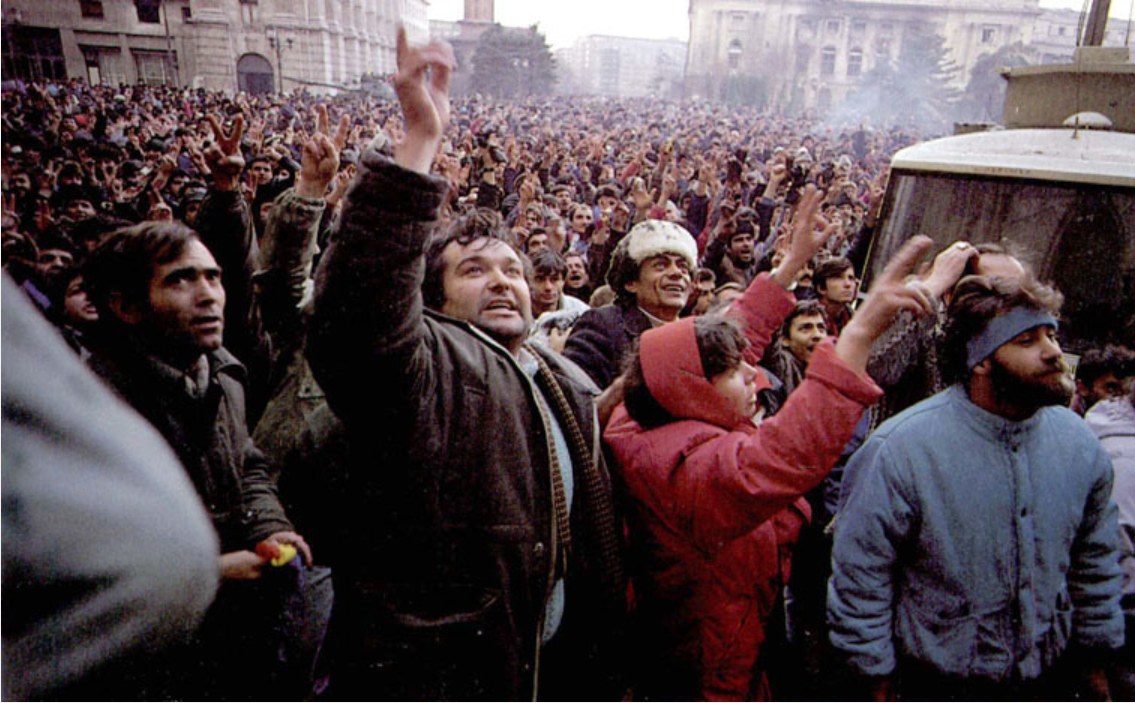
#> input picture test.jpg, 1135 x 703 px
$ python extractred.py
#> lines starting #> are read from the running program, lines starting #| are printed output that depends on the picture; after the words box and inside, x2 and y2 are one past the last pixel; in counts of white or black regions, pixels touching at a corner belong together
import numpy as np
from PIL import Image
import matplotlib.pyplot as plt

# 1. 读取图片
# 读进来是 RGB，为了严谨，强制转一下
img = np.array(Image.open('test.jpg').convert('RGB'))
#> img is the input picture: shape (703, 1135, 3); mean R, G, B 84.1, 69.2, 73.4
H, W, C = img.shape
#> H = 703; W = 1135; C = 3

print(f"图片形状: {H}x{W}, 通道: {C}")
#| 图片形状: 703x1135, 通道: 3

# 2. 拆分通道（为了写判断条件方便）
# 取出所有行、所有列的第0、1、2个通道
R_channel = img[:, :, 0]
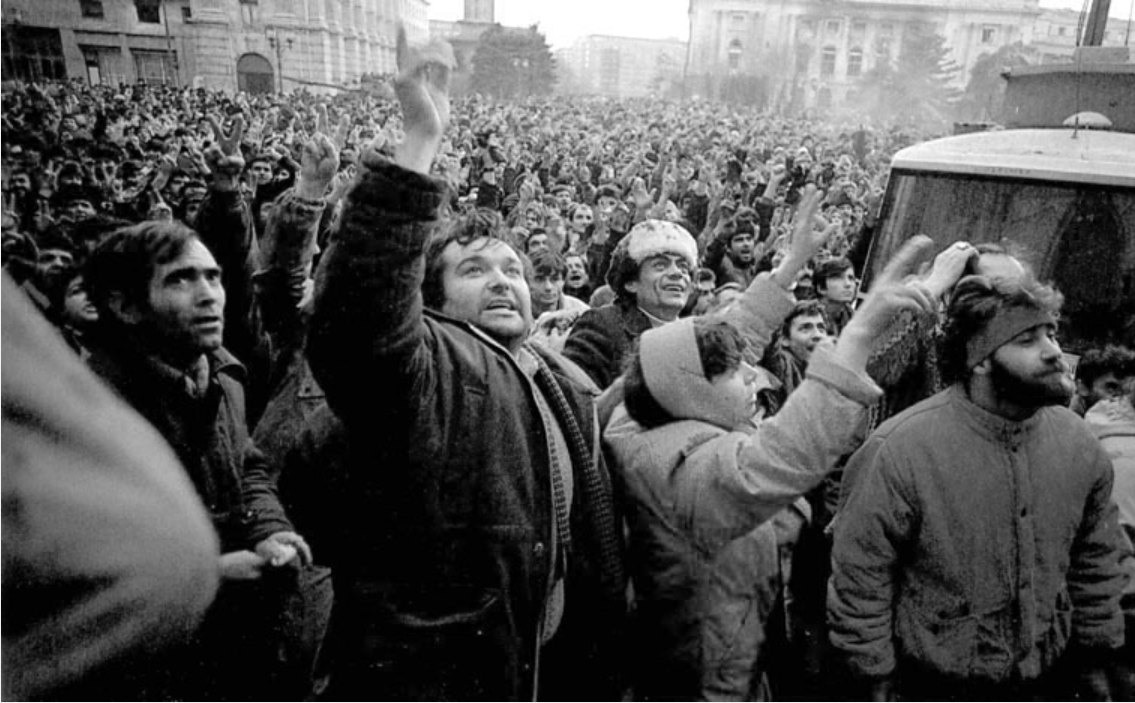
#> R_channel: shape (703, 1135); min 0, max 255, mean 84.1
G_channel = img[:, :, 1]
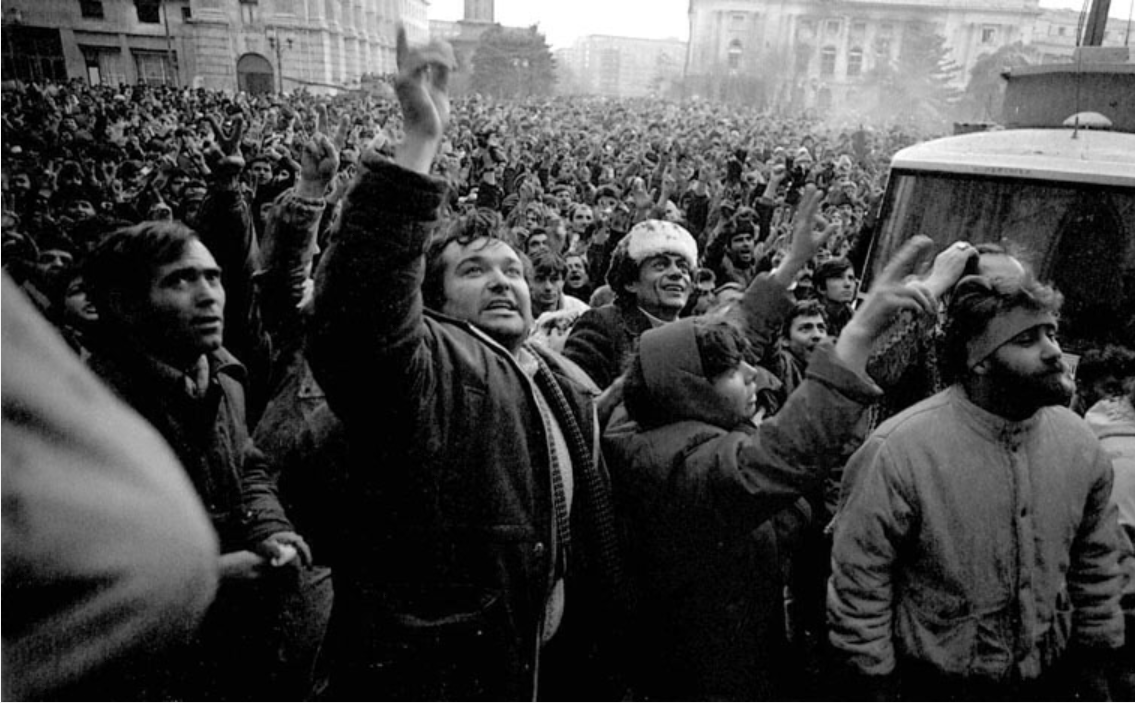
#> G_channel: shape (703, 1135); min 0, max 255, mean 69.2
B_channel = img[:, :, 2]
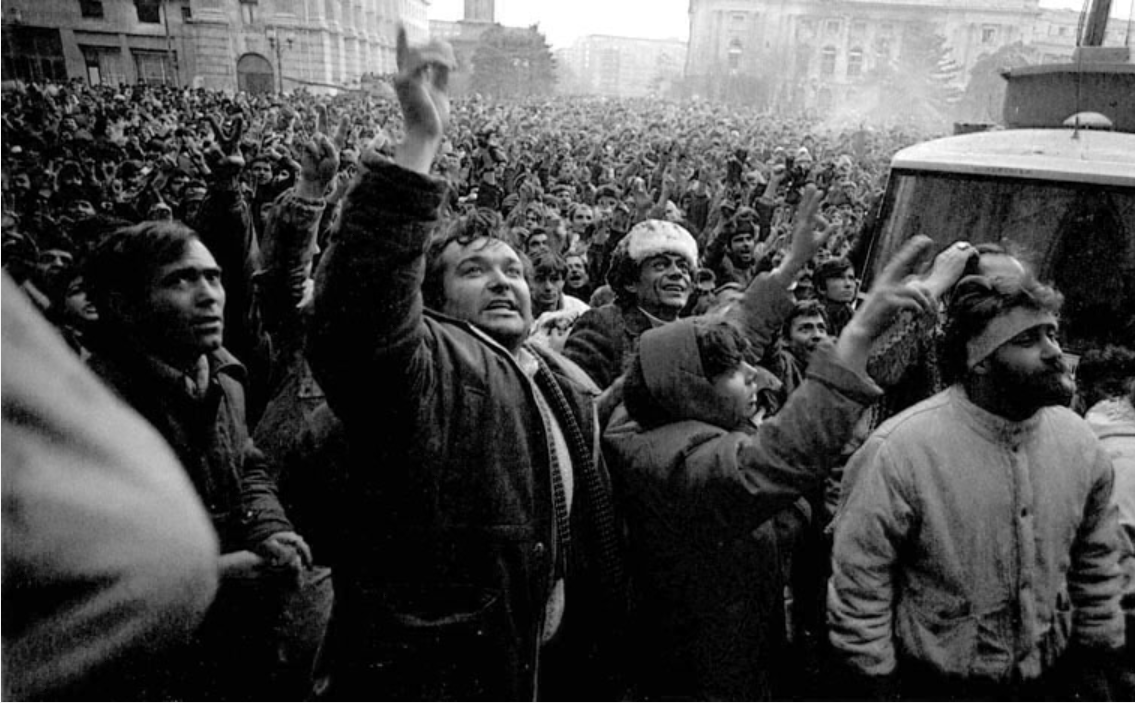
#> B_channel: shape (703, 1135); min 0, max 255, mean 73.4

# --- 核心技术：复合条件造模版 (Multi-condition Mask) ---
# 我们定义“比较红”的阈值：
# R > 160  且  G < 80  且  B < 80
# (这些数字需要根据实际图片的光照情况微调)

# 重要细节：在 NumPy 数组进行逻辑“与”操作时，必须用 `&` 符号，不能用 `and`。
# 并且每个条件最好用括号 () 括起来，防止优先级错误。
mask_red = (R_channel > 10) & (G_channel < 140) & (B_channel < 230)
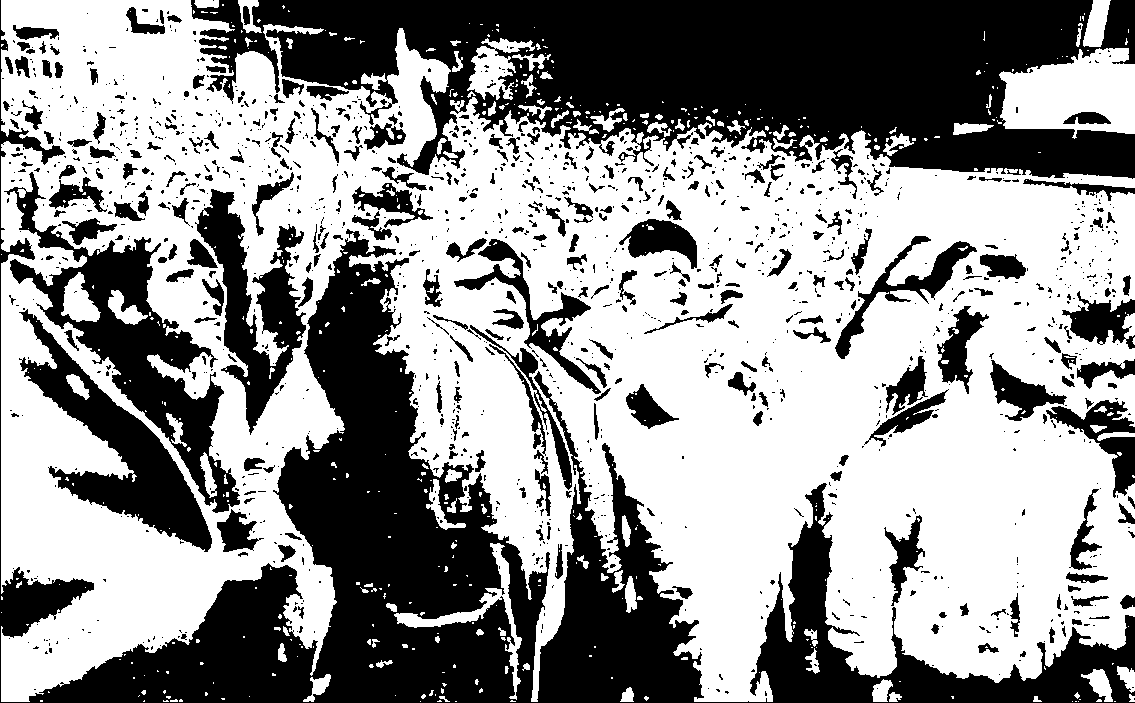
#> mask_red: shape (703, 1135) bool; 57.9% white; 1383 black regions (1046 under 20 px), largest, box (x1, y1, x2, y2) and area: (0, 0, 1135, 703) 129114, (191, 0, 1135, 179) 105025, (4, 172, 240, 513) 17960

print("红色掩膜形状:", mask_red.shape) # 这是一个二维的 True/False 矩阵
#| 红色掩膜形状: (703, 1135)

# --- 3. 制造二值化图像 ---
# 创建一个全黑的画布，大小和原图一样，但只要单通道 (灰度图)
binary_result = np.zeros((H, W), dtype=np.uint8)

# 喷漆：掩膜为 True 的地方，喷成白色 (255)
binary_result[mask_red] = 255


# 4. 可视化对比
plt.figure(figsize=(10, 5))

plt.subplot(1, 2, 1)
plt.title("Original Image")
plt.imshow(img)
plt.axis('off')

plt.subplot(1, 2, 2)
plt.title("Red Segmentation Mask (Binary)")
# 显示灰度图时，要告诉 matplotlib 用黑白模式，否则它可能会自作聪明上伪彩色
plt.imshow(binary_result, cmap='gray')
plt.axis('off')

print("显示结果...")
plt.show()
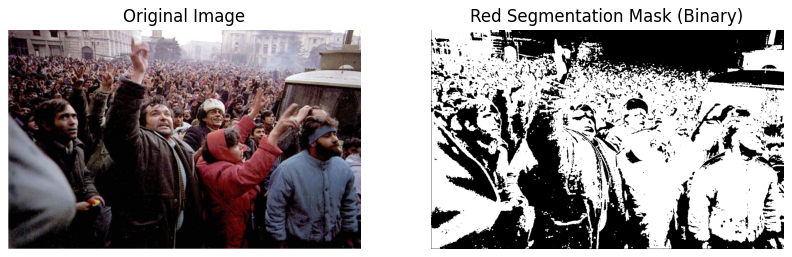
#> figure drawn by matplotlib, 2 panels
